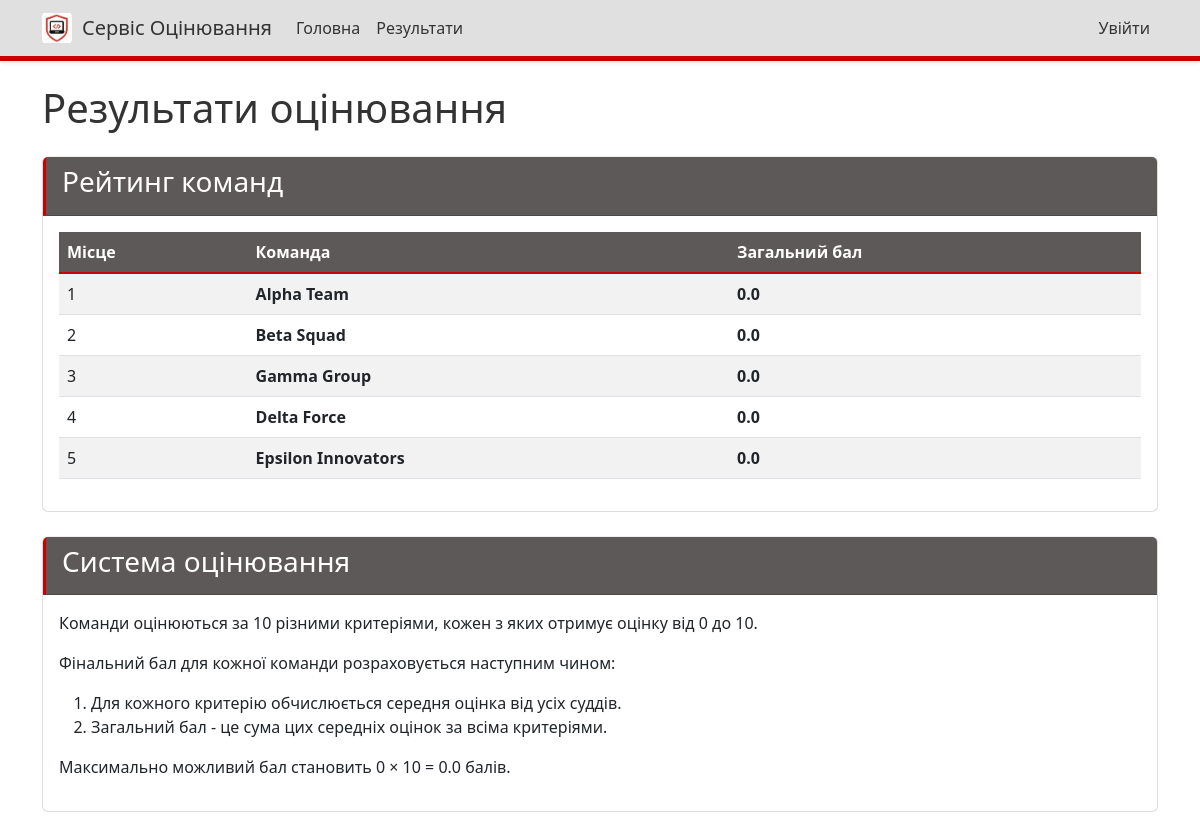
/results/, run on an earlier commit of the app's database.
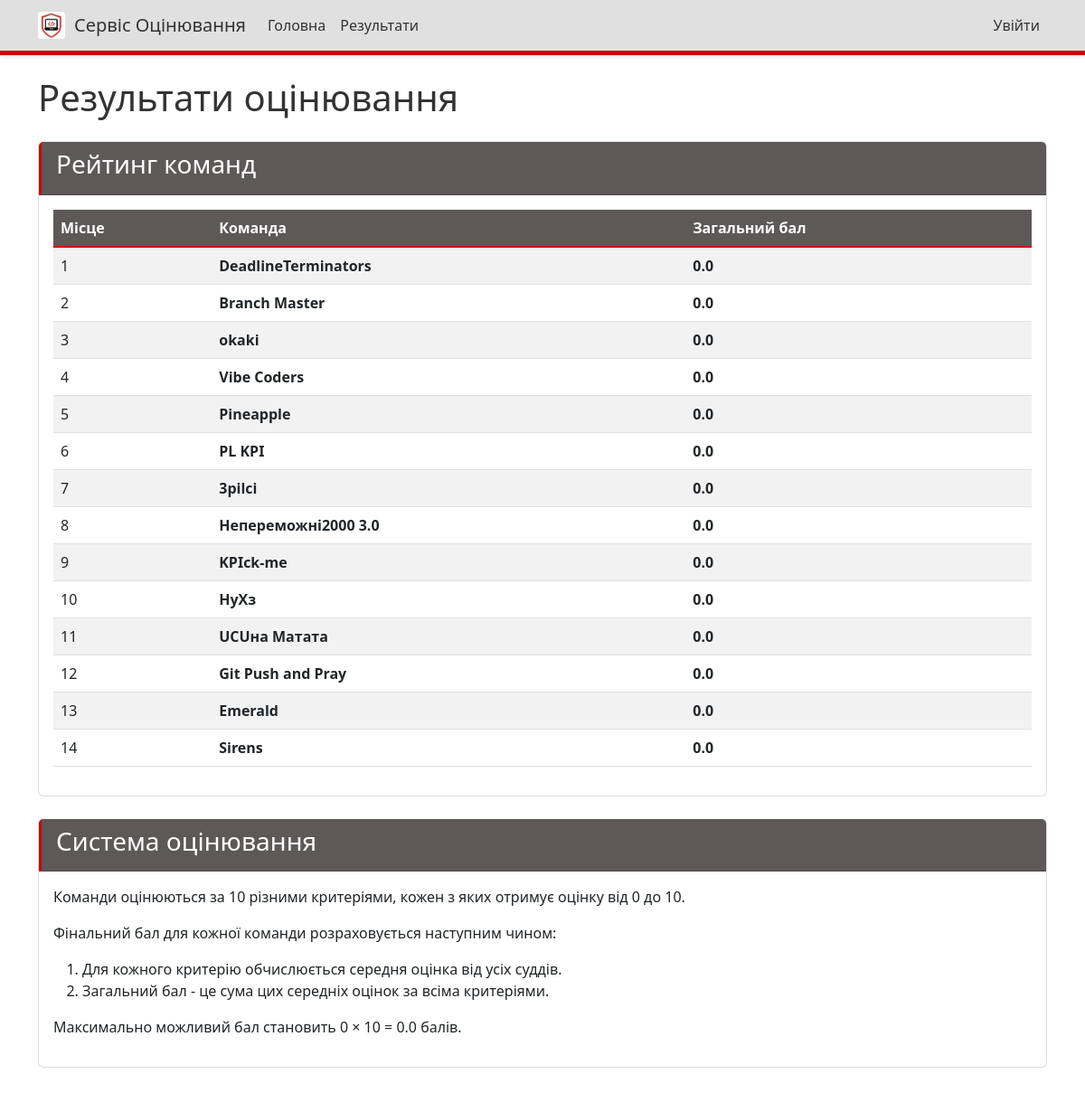
And on a later commit of the database.
### judging/models.py (models this page shows, shortened)
class Team(models.Model):
    name = models.CharField(max_length=100)
    description = models.TextField(blank=True)
    members = models.TextField(blank=True, help_text="List of team members, one per line")
    members_info = models.TextField(blank=True, help_text="Additional information about team members in format: Student - leader, university, year of study")
    service = models.CharField(max_length=1, choices=SERVICE_CHOICES, blank=True, null=True, help_text="Service vector for the team")

### judging/views.py (the view)
# urls.py: path('results/', views.results, name='results'),
def results(request):
    teams = Team.objects.all()
    main_criteria = Criteria.objects.filter(type='main')
    bonus_criteria_by_service = {
        service: list(Criteria.objects.filter(type='bonus', service=service))
        for service, _ in SERVICE_CHOICES
    }
    results = []
    for team in teams:
        team_criteria = list(main_criteria)
        if team.service:
            team_criteria.extend(bonus_criteria_by_service.get(team.service, []))
        total_score = 0
        criteria_scores = {}
        for criteria in team_criteria:
            scores = Score.objects.filter(team=team, criteria=criteria)
            total_judges = scores.count()
            if total_judges > 0:
                checked_count = scores.filter(checked=True).count()
                check_percentage = checked_count / total_judges
                if check_percentage > 0.5:
                    criteria_scores[criteria.name] = criteria.points
                    total_score += criteria.points
                else:
                    criteria_scores[criteria.name] = 0
            else:
                criteria_scores[criteria.name] = 0
        team_data = {
            'team': team,
            'criteria_scores': criteria_scores,
            'total_score': total_score,
            'service': team.get_service_display() if team.service else "Не вибрано",
        }
        results.append(team_data)
    results.sort(key=lambda x: x['total_score'], reverse=True)
    context = {
        'results': results,
        'main_criteria': main_criteria,
        'bonus_criteria_by_service': bonus_criteria_by_service,
    }
    return render(request, 'judging/results.html', context)

### judging/templatetags/custom_filters.py (called while the page is built)
@register.filter
def multiply(value, arg):
    try:
        return float(value) * float(arg)
    except (ValueError, TypeError):
        return 0

### judging/templates/judging/results.html (shortened to what this page needs)
{% extends 'judging/base.html' %}
{% load custom_filters %}
{% block content %}
<h1 class="mb-4">Результати оцінювання</h1>
<div class="card mb-4">
    <div class="card-header">
        <h3>Рейтинг команд</h3>
    </div>
    <div class="card-body">
        {% if results %}
            <div class="table-responsive">
                <table class="table table-striped table-hover">
                    <thead>
                        <tr>
                            <th>Місце</th>
                            <th>Команда</th>
                            <th>Загальний бал</th>
                        </tr>
                    </thead>
                    <tbody>
                        {% for result in results %}
                            <tr>
                                <td>{{ forloop.counter }}</td>
                                <td>
                                    <strong>{{ result.team.name }}</strong>
                                </td>
                                <td><strong>{{ result.total_score|floatformat:1 }}</strong></td>
                            </tr>
                        {% endfor %}
                    </tbody>
                </table>
            </div>
        {% else %}
            <div class="alert alert-info">
                Результати оцінювання ще не доступні.
            </div>
        {% endif %}
    </div>
</div>
<div class="card">
    <div class="card-header">
        <h3>Система оцінювання</h3>
    </div>
    <div class="card-body">
        <p>Команди оцінюються за 10 різними критеріями, кожен з яких отримує оцінку від 0 до 10.</p>
        <p>Фінальний бал для кожної команди розраховується наступним чином:</p>
        <ol>
            <li>Для кожного критерію обчислюється середня оцінка від усіх суддів.</li>
            <li>Загальний бал - це сума цих середніх оцінок за всіма критеріями.</li>
        </ol>
        <p>Максимально можливий бал становить {{ criteria_list|length|default:0 }} × 10 = {{ criteria_list|length|default:0|multiply:10 }} балів.</p>
    </div>
</div>
{% endblock %}

What changed in the data, as far as the page shows it:
removed Team: team.name "Alpha Team", total_score "0.0"
removed Team: team.name "Beta Squad", total_score "0.0"
removed Team: team.name "Gamma Group", total_score "0.0"
removed Team: team.name "Delta Force", total_score "0.0"
removed Team: team.name "Epsilon Innovators", total_score "0.0"
added Team: team.name "DeadlineTerminators", total_score "0.0"
added Team: team.name "Branch Master", total_score "0.0"
added Team: team.name "okaki", total_score "0.0"
added Team: team.name "Vibe Coders", total_score "0.0"
added Team: team.name "Pineapple", total_score "0.0"
added Team: team.name "PL KPI", total_score "0.0"
added Team: team.name "3pilci", total_score "0.0"
added Team: team.name "Непереможні2000 3.0", total_score "0.0"
added Team: team.name "KPIck-me", total_score "0.0"
added Team: team.name "НуХз", total_score "0.0"
added Team: team.name "UCUна Матата", total_score "0.0"
added Team: team.name "Git Push and Pray", total_score "0.0"
added Team: team.name "Emerald", total_score "0.0"
added Team: team.name "Sirens", total_score "0.0"
